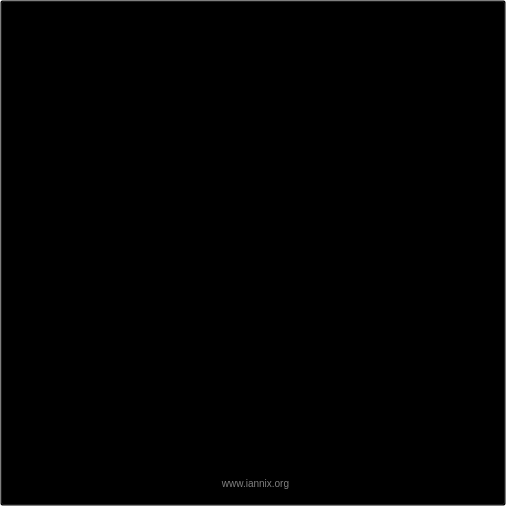
<?xml version="1.0" encoding="UTF-8"?>
<ui version="4.0">
 <class>UiSplash</class>
 <widget class="QWidget" name="UiSplash">
  <property name="geometry">
   <rect>
    <x>0</x>
    <y>0</y>
    <width>506</width>
    <height>506</height>
   </rect>
  </property>
  <property name="minimumSize">
   <size>
    <width>506</width>
    <height>506</height>
   </size>
  </property>
  <property name="maximumSize">
   <size>
    <width>506</width>
    <height>506</height>
   </size>
  </property>
  <property name="windowTitle">
   <string>IanniX</string>
  </property>
  <property name="styleSheet">
   <string notr="true">background: transparent;
font: 14px &quot;Arial&quot;;
color: rgba(255,255,255,128);</string>
  </property>
  <widget class="QPushButton" name="logo">
   <property name="geometry">
    <rect>
     <x>0</x>
     <y>0</y>
     <width>506</width>
     <height>506</height>
    </rect>
   </property>
   <property name="minimumSize">
    <size>
     <width>506</width>
     <height>506</height>
    </size>
   </property>
   <property name="maximumSize">
    <size>
     <width>506</width>
     <height>506</height>
    </size>
   </property>
   <property name="text">
    <string/>
   </property>
   <property name="icon">
    <iconset resource="IanniX.qrc">
     <normaloff>:/general/res_splash.png</normaloff>:/general/res_splash.png</iconset>
   </property>
   <property name="iconSize">
    <size>
     <width>506</width>
     <height>506</height>
    </size>
   </property>
  </widget>
  <widget class="QLabel" name="version">
   <property name="geometry">
    <rect>
     <x>150</x>
     <y>425</y>
     <width>216</width>
     <height>31</height>
    </rect>
   </property>
   <property name="text">
    <string/>
   </property>
   <property name="alignment">
    <set>Qt::AlignCenter</set>
   </property>
  </widget>
  <widget class="QLabel" name="web">
   <property name="geometry">
    <rect>
     <x>195</x>
     <y>475</y>
     <width>121</width>
     <height>16</height>
    </rect>
   </property>
   <property name="styleSheet">
    <string notr="true">font: 10px;</string>
   </property>
   <property name="text">
    <string notr="true">www.iannix.org</string>
   </property>
   <property name="alignment">
    <set>Qt::AlignCenter</set>
   </property>
  </widget>
 </widget>
 <resources>
  <include location="IanniX.qrc"/>
 </resources>
 <connections>
  <connection>
   <sender>logo</sender>
   <signal>released()</signal>
   <receiver>UiSplash</receiver>
   <slot>hide()</slot>
   <hints>
    <hint type="sourcelabel">
     <x>220</x>
     <y>227</y>
    </hint>
    <hint type="destinationlabel">
     <x>164</x>
     <y>-98</y>
    </hint>
   </hints>
  </connection>
 </connections>
</ui>
